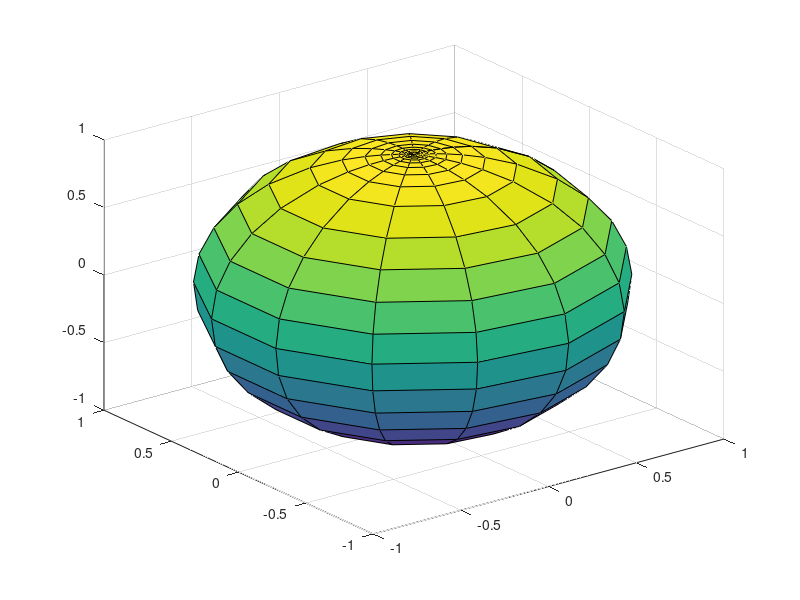

The MATLAB script that drew this image: (Note: this script raises an error after producing the figure.)
clear all;
clc;
close all;

%[x,y,z] = sphere(50);

N = 7;
% thetavec = logspace(0,log10(pi+1),50)-1;
% thetavec = [0,thetavec,pi];
phivec = linspace(0,2*pi,2*N);
dphi = phivec(2) - phivec(1);
thetavec = [0];
dthetaPole = pi/100;
dtheta = dthetaPole
thetavec = [thetavec(end),thetavec(end) + dtheta];
while thetavec(end) < pi - dthetaPole
    if (thetavec(end) < pi/6) || (thetavec(end) > 5*pi/6)
        dtheta =  dphi * sin(thetavec(end))
    else
        dtheta = pi/15;
    end
     thetavec = [thetavec,thetavec(end) + dtheta];
end
thetavec = [thetavec,pi];
%thetavec = [0,thetavec,2*pi];
[th, ph] = meshgrid(thetavec,phivec);
R = ones(size(th)); % should be your R(theta,phi) surface in general

x = R.*sin(th).*cos(ph);
y = R.*sin(th).*sin(ph);
z = R.*cos(th);

figure;
surf(x,y,z);
axis vis3d
surf(x,y,z);
fvc = surf2patch(x,y,z,'triangle');

%[vertices, m, n] = unique(fvc.vertices,"row");
% removed = setdiff(1:size(n),m);
% 
% [top, top_idx] = ismember(vertices, [0,0,1], 'rows');
% top_idx = find(top_idx);
% [bottom, bottom_idx] = ismember(vertices, [0,0,-1], 'rows');
% bottom_idx = find(bottom_idx);
faces = fvc.faces;
vertices = [0,0,1;0,0,-1];
for old_vInd = 1:size(fvc.vertices,1)
    if norm(fvc.vertices(old_vInd,:) - [0,0,1]) < 5e-2
        faces(faces == old_vInd) = 1;
    elseif norm(fvc.vertices(old_vInd,:) - [0,0,-1]) < 5e-2
        faces(faces == old_vInd) = 2;
    elseif (abs(fvc.vertices(old_vInd,2)) < 5e-10) && (fvc.vertices(old_vInd,2) < 0)
        fvc.vertices(old_vInd,2) = inf;
        [right_vInd,~] = ismember(vertices, [fvc.vertices(old_vInd,1),0,fvc.vertices(old_vInd,3)], 'rows');
        vertices = [vertices; fvc.vertices(right_vInd,:)];
        faces(faces == old_vInd) = find(right_vInd);
    else
        vertices = [vertices; fvc.vertices(old_vInd,:)];
        new_vInd = size(vertices,1);
        faces(faces == old_vInd) = new_vInd; 
    end
end


[newfaces, m, n] = unique(faces,"row");

removeList = [];
for j = 1:size(newfaces,1)
    if length(newfaces(j,:)) ~= length(unique(newfaces(j,:)))
        removeList = [removeList,j];
    end
end
newfaces(removeList,:) = [];

patch('Faces',newfaces,'Vertices',vertices);
plywrite("..\DDG_membrane\build\bin\Release\input-file\sphere.ply",newfaces,vertices);









